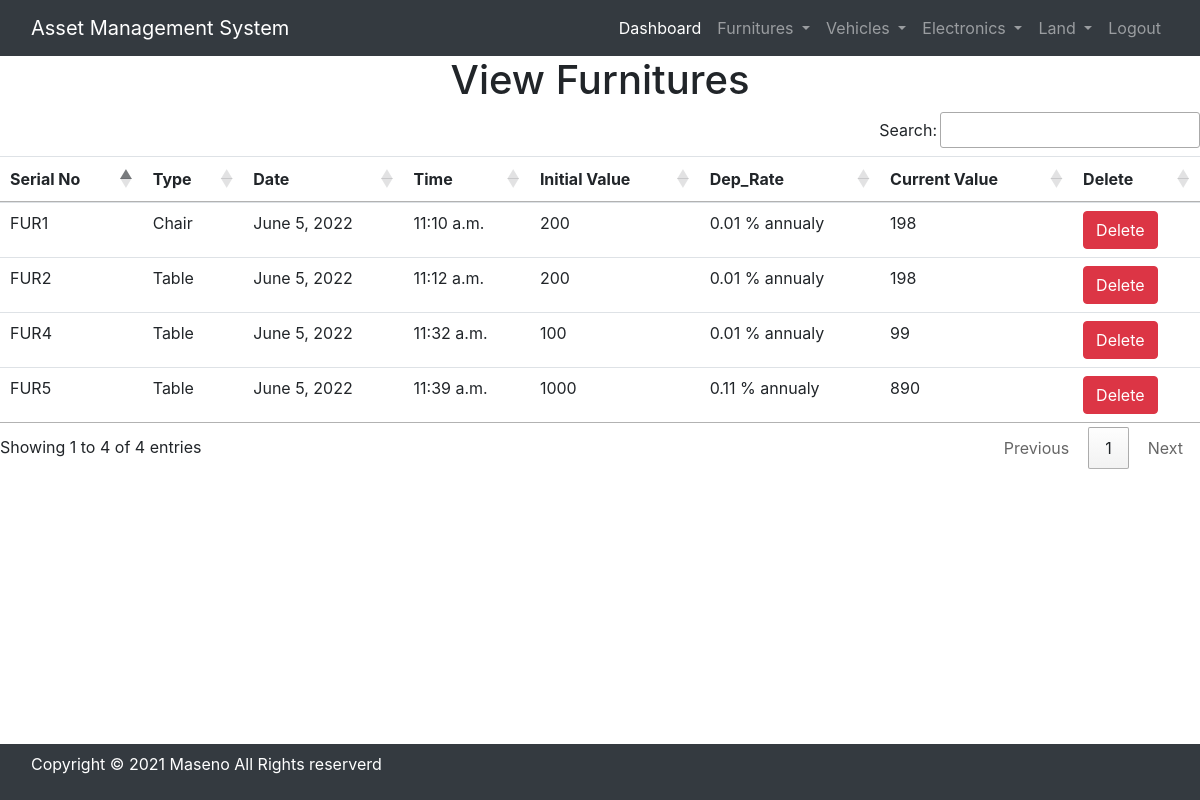
The page /view_furnitures/ (signed in) on the database its author committed.
### asset/models.py (models this page shows, shortened)
class Furniture(models.Model):
    type = models.ForeignKey(FurnitureType, on_delete=models.CASCADE)
    serial_no = models.AutoField(auto_created=True, primary_key=True)
    date = models.DateField(auto_now=True)
    time = models.TimeField(auto_now=True)
    initial_value = models.IntegerField()
    depreciation_rate = models.DecimalField(max_digits=100, decimal_places=2)
    current_value = models.IntegerField()

class FurnitureType(models.Model):
    type = models.CharField(max_length=30)
    def __str__(self):
        return f"{self.type}"

### asset/views.py (the view)
# urls.py: path('view_furnitures/', views.view_furniture, name='view_furnitures'),
def view_furniture(request):
    if not request.user.is_staff:
        return redirect('login')
    fur = Furniture.objects.all()
    f = {'fur': fur}
    return render(request, 'view_furniture.html', f)

### asset/templates/view_furniture.html
{% include "base.html" %}
<h1 class="text-center">View Furnitures </h1>
<table id="example" class="table table-hover">
    <thead>
        <tr>
            <th>Serial No</th>
            <th>Type</th>
            <th>Date</th>
            <th>Time</th>
            <th>Initial Value</th>
            <th>Dep_Rate</th>
            <th>Current Value</th>
            <th>Delete</th>
        </tr>
    </thead>
    <tbody>
        {% for f in fur %}
          <tr>
              <td>FUR{{f.serial_no}}</td>
              <td>{{f.type}}</td>
              <td>{{f.date}}</td>
              <td>{{f.time}}</td>
              <td>{{f.initial_value}}</td>
              <td>{{f.depreciation_rate}} % annualy</td>
              <td>{{f.current_value}}</td>
              <td><a href="{% url 'delete_furniture' f.serial_no %}"
                onclick="return confirm('Are you sure you want to delete?')" class="btn btn-danger">Delete</a></td>
          </tr>
        {% endfor %}
    </tbody>
</table>

### rows shown on the page
Furniture: serial_no "1", type "Chair", date "June 5, 2022", time "11:10 a.m.", initial_value "200", depreciation_rate "0.01", current_value "198"
Furniture: serial_no "2", type "Table", date "June 5, 2022", time "11:12 a.m.", initial_value "200", depreciation_rate "0.01", current_value "198"
Furniture: serial_no "4", type "Table", date "June 5, 2022", time "11:32 a.m.", initial_value "100", depreciation_rate "0.01", current_value "99"
Furniture: serial_no "5", type "Table", date "June 5, 2022", time "11:39 a.m.", initial_value "1000", depreciation_rate "0.11", current_value "890"
